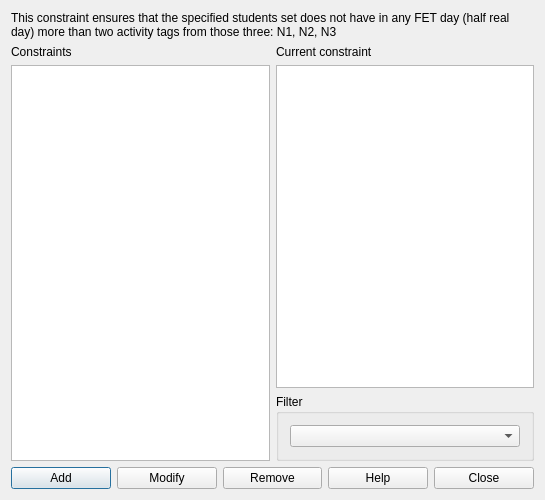
<?xml version="1.0" encoding="UTF-8"?>
<ui version="4.0">
 <class>ConstraintStudentsSetMaxTwoActivityTagsPerDayFromN1N2N3Form_template</class>
 <widget class="QDialog" name="ConstraintStudentsSetMaxTwoActivityTagsPerDayFromN1N2N3Form_template">
  <property name="geometry">
   <rect>
    <x>0</x>
    <y>0</y>
    <width>545</width>
    <height>500</height>
   </rect>
  </property>
  <property name="windowTitle">
   <string extracomment="This is the title of the dialog in which you see the list of all constraints of this type">Constraints students set max two activity tags per day from N1 N2 N3</string>
  </property>
  <layout class="QGridLayout" name="gridLayout_2">
   <item row="0" column="0" colspan="2">
    <widget class="QLabel" name="textLabel1">
     <property name="sizePolicy">
      <sizepolicy hsizetype="Minimum" vsizetype="Minimum">
       <horstretch>0</horstretch>
       <verstretch>0</verstretch>
      </sizepolicy>
     </property>
     <property name="text">
      <string>This constraint ensures that the specified students set does not have in any FET day (half real day) more than two activity tags from those three: N1, N2, N3</string>
     </property>
     <property name="wordWrap">
      <bool>true</bool>
     </property>
    </widget>
   </item>
   <item row="1" column="0" rowspan="2">
    <layout class="QVBoxLayout" name="verticalLayout_2">
     <item>
      <widget class="QLabel" name="constraintsTextLabel">
       <property name="frameShape">
        <enum>QFrame::NoFrame</enum>
       </property>
       <property name="frameShadow">
        <enum>QFrame::Plain</enum>
       </property>
       <property name="text">
        <string>Constraints</string>
       </property>
       <property name="wordWrap">
        <bool>false</bool>
       </property>
      </widget>
     </item>
     <item>
      <widget class="QListWidget" name="constraintsListWidget"/>
     </item>
    </layout>
   </item>
   <item row="1" column="1">
    <layout class="QVBoxLayout" name="verticalLayout">
     <item>
      <widget class="QLabel" name="currentConstraintTextLabel">
       <property name="text">
        <string>Current constraint</string>
       </property>
       <property name="wordWrap">
        <bool>false</bool>
       </property>
      </widget>
     </item>
     <item>
      <widget class="QPlainTextEdit" name="currentConstraintTextEdit"/>
     </item>
    </layout>
   </item>
   <item row="2" column="1">
    <widget class="QGroupBox" name="filterGroupBox">
     <property name="title">
      <string>Filter</string>
     </property>
     <layout class="QGridLayout" name="gridLayout">
      <item row="0" column="0">
       <widget class="QComboBox" name="studentsComboBox"/>
      </item>
     </layout>
    </widget>
   </item>
   <item row="3" column="0" colspan="2">
    <layout class="QHBoxLayout" name="horizontalLayout">
     <item>
      <widget class="QPushButton" name="addConstraintPushButton">
       <property name="text">
        <string>Add</string>
       </property>
      </widget>
     </item>
     <item>
      <widget class="QPushButton" name="modifyConstraintPushButton">
       <property name="text">
        <string>Modify</string>
       </property>
      </widget>
     </item>
     <item>
      <widget class="QPushButton" name="removeConstraintPushButton">
       <property name="text">
        <string>Remove</string>
       </property>
      </widget>
     </item>
     <item>
      <widget class="QPushButton" name="helpPushButton">
       <property name="text">
        <string>Help</string>
       </property>
      </widget>
     </item>
     <item>
      <widget class="QPushButton" name="closePushButton">
       <property name="text">
        <string>Close</string>
       </property>
      </widget>
     </item>
    </layout>
   </item>
  </layout>
 </widget>
 <layoutdefault spacing="6" margin="11"/>
 <resources/>
 <connections/>
</ui>
